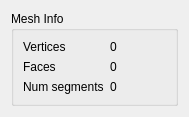
<?xml version="1.0" encoding="UTF-8"?>
<ui version="4.0">
 <class>MeshInfoWidget</class>
 <widget class="QWidget" name="MeshInfoWidget">
  <property name="geometry">
   <rect>
    <x>0</x>
    <y>0</y>
    <width>189</width>
    <height>102</height>
   </rect>
  </property>
  <property name="windowTitle">
   <string>Form</string>
  </property>
  <layout class="QVBoxLayout" name="verticalLayout">
   <item>
    <widget class="QGroupBox" name="groupBox">
     <property name="title">
      <string>Mesh Info</string>
     </property>
     <layout class="QGridLayout" name="gridLayout">
      <item row="1" column="0">
       <widget class="QLabel" name="label_2">
        <property name="text">
         <string>Faces</string>
        </property>
       </widget>
      </item>
      <item row="0" column="0">
       <widget class="QLabel" name="label">
        <property name="text">
         <string>Vertices</string>
        </property>
       </widget>
      </item>
      <item row="0" column="1">
       <widget class="QLabel" name="numVertices">
        <property name="text">
         <string>0</string>
        </property>
       </widget>
      </item>
      <item row="1" column="1">
       <widget class="QLabel" name="numFaces">
        <property name="text">
         <string>0</string>
        </property>
       </widget>
      </item>
      <item row="2" column="0">
       <widget class="QLabel" name="label_5">
        <property name="text">
         <string>Num segments</string>
        </property>
       </widget>
      </item>
      <item row="2" column="1">
       <widget class="QLabel" name="numSegments">
        <property name="text">
         <string>0</string>
        </property>
       </widget>
      </item>
     </layout>
    </widget>
   </item>
  </layout>
 </widget>
 <resources/>
 <connections/>
</ui>
